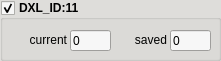
  <widget class="QGroupBox" name="Group_ID11">
   <property name="geometry">
    <rect>
     <x>400</x>
     <y>70</y>
     <width>221</width>
     <height>61</height>
    </rect>
   </property>
   <property name="palette">
    <palette>
     <active>
      <colorrole role="Button">
       <brush brushstyle="SolidPattern">
        <color alpha="255">
         <red>247</red>
         <green>247</green>
         <blue>247</blue>
        </color>
       </brush>
      </colorrole>
      <colorrole role="Light">
       <brush brushstyle="SolidPattern">
        <color alpha="255">
         <red>255</red>
         <green>255</green>
         <blue>220</blue>
        </color>
       </brush>
      </colorrole>
      <colorrole role="BrightText">
       <brush brushstyle="SolidPattern">
        <color alpha="255">
         <red>119</red>
         <green>118</green>
         <blue>123</blue>
        </color>
       </brush>
      </colorrole>
      <colorrole role="Base">
       <brush brushstyle="SolidPattern">
        <color alpha="255">
         <red>247</red>
         <green>247</green>
         <blue>247</blue>
        </color>
       </brush>
      </colorrole>
      <colorrole role="Window">
       <brush brushstyle="SolidPattern">
        <color alpha="255">
         <red>222</red>
         <green>221</green>
         <blue>218</blue>
        </color>
       </brush>
      </colorrole>
      <colorrole role="AlternateBase">
       <brush brushstyle="SolidPattern">
        <color alpha="255">
         <red>247</red>
         <green>247</green>
         <blue>247</blue>
        </color>
       </brush>
      </colorrole>
      <colorrole role="ToolTipBase">
       <brush brushstyle="SolidPattern">
        <color alpha="255">
         <red>255</red>
         <green>255</green>
         <blue>220</blue>
        </color>
       </brush>
      </colorrole>
      <colorrole role="PlaceholderText">
       <brush brushstyle="SolidPattern">
        <color alpha="128">
         <red>0</red>
         <green>0</green>
         <blue>0</blue>
        </color>
       </brush>
      </colorrole>
     </active>
     <inactive>
      <colorrole role="Button">
       <brush brushstyle="SolidPattern">
        <color alpha="255">
         <red>247</red>
         <green>247</green>
         <blue>247</blue>
        </color>
       </brush>
      </colorrole>
      <colorrole role="Light">
       <brush brushstyle="SolidPattern">
        <color alpha="255">
         <red>255</red>
         <green>255</green>
         <blue>220</blue>
        </color>
       </brush>
      </colorrole>
      <colorrole role="BrightText">
       <brush brushstyle="SolidPattern">
        <color alpha="255">
         <red>119</red>
         <green>118</green>
         <blue>123</blue>
        </color>
       </brush>
      </colorrole>
      <colorrole role="Base">
       <brush brushstyle="SolidPattern">
        <color alpha="255">
         <red>247</red>
         <green>247</green>
         <blue>247</blue>
        </color>
       </brush>
      </colorrole>
      <colorrole role="Window">
       <brush brushstyle="SolidPattern">
        <color alpha="255">
         <red>222</red>
         <green>221</green>
         <blue>218</blue>
        </color>
       </brush>
      </colorrole>
      <colorrole role="AlternateBase">
       <brush brushstyle="SolidPattern">
        <color alpha="255">
         <red>247</red>
         <green>247</green>
         <blue>247</blue>
        </color>
       </brush>
      </colorrole>
      <colorrole role="ToolTipBase">
       <brush brushstyle="SolidPattern">
        <color alpha="255">
         <red>255</red>
         <green>255</green>
         <blue>220</blue>
        </color>
       </brush>
      </colorrole>
      <colorrole role="PlaceholderText">
       <brush brushstyle="SolidPattern">
        <color alpha="128">
         <red>0</red>
         <green>0</green>
         <blue>0</blue>
        </color>
       </brush>
      </colorrole>
     </inactive>
     <disabled>
      <colorrole role="Button">
       <brush brushstyle="SolidPattern">
        <color alpha="255">
         <red>247</red>
         <green>247</green>
         <blue>247</blue>
        </color>
       </brush>
      </colorrole>
      <colorrole role="Light">
       <brush brushstyle="SolidPattern">
        <color alpha="255">
         <red>255</red>
         <green>255</green>
         <blue>220</blue>
        </color>
       </brush>
      </colorrole>
      <colorrole role="BrightText">
       <brush brushstyle="SolidPattern">
        <color alpha="255">
         <red>119</red>
         <green>118</green>
         <blue>123</blue>
        </color>
       </brush>
      </colorrole>
      <colorrole role="Base">
       <brush brushstyle="SolidPattern">
        <color alpha="255">
         <red>222</red>
         <green>221</green>
         <blue>218</blue>
        </color>
       </brush>
      </colorrole>
      <colorrole role="Window">
       <brush brushstyle="SolidPattern">
        <color alpha="255">
         <red>222</red>
         <green>221</green>
         <blue>218</blue>
        </color>
       </brush>
      </colorrole>
      <colorrole role="AlternateBase">
       <brush brushstyle="SolidPattern">
        <color alpha="255">
         <red>247</red>
         <green>247</green>
         <blue>247</blue>
        </color>
       </brush>
      </colorrole>
      <colorrole role="ToolTipBase">
       <brush brushstyle="SolidPattern">
        <color alpha="255">
         <red>255</red>
         <green>255</green>
         <blue>220</blue>
        </color>
       </brush>
      </colorrole>
      <colorrole role="PlaceholderText">
       <brush brushstyle="SolidPattern">
        <color alpha="128">
         <red>0</red>
         <green>0</green>
         <blue>0</blue>
        </color>
       </brush>
      </colorrole>
     </disabled>
    </palette>
   </property>
   <property name="font">
    <font>
     <weight>75</weight>
     <bold>true</bold>
    </font>
   </property>
   <property name="autoFillBackground">
    <bool>true</bool>
   </property>
   <property name="title">
    <string>DXL_ID:11</string>
   </property>
   <property name="checkable">
    <bool>true</bool>
   </property>
   <property name="checked">
    <bool>true</bool>
   </property>
   <widget class="QLineEdit" name="lineEdit_ID11_current">
    <property name="geometry">
     <rect>
      <x>70</x>
      <y>30</y>
      <width>41</width>
      <height>21</height>
     </rect>
    </property>
    <property name="font">
     <font>
      <weight>50</weight>
      <bold>false</bold>
     </font>
    </property>
    <property name="text">
     <string>0</string>
    </property>
   </widget>
   <widget class="QLineEdit" name="lineEdit_ID11_saved">
    <property name="geometry">
     <rect>
      <x>170</x>
      <y>30</y>
      <width>41</width>
      <height>21</height>
     </rect>
    </property>
    <property name="font">
     <font>
      <weight>50</weight>
      <bold>false</bold>
     </font>
    </property>
    <property name="text">
     <string>0</string>
    </property>
   </widget>
   <widget class="QLabel" name="label_3">
    <property name="geometry">
     <rect>
      <x>0</x>
      <y>30</y>
      <width>67</width>
      <height>20</height>
     </rect>
    </property>
    <property name="font">
     <font>
      <weight>50</weight>
      <bold>false</bold>
     </font>
    </property>
    <property name="text">
     <string>current</string>
    </property>
    <property name="alignment">
     <set>Qt::AlignRight|Qt::AlignTrailing|Qt::AlignVCenter</set>
    </property>
    <property name="margin">
     <number>2</number>
    </property>
   </widget>
   <widget class="QLabel" name="label_4">
    <property name="geometry">
     <rect>
      <x>100</x>
      <y>30</y>
      <width>67</width>
      <height>20</height>
     </rect>
    </property>
    <property name="font">
     <font>
      <weight>50</weight>
      <bold>false</bold>
     </font>
    </property>
    <property name="text">
     <string>saved</string>
    </property>
    <property name="alignment">
     <set>Qt::AlignRight|Qt::AlignTrailing|Qt::AlignVCenter</set>
    </property>
    <property name="margin">
     <number>2</number>
    </property>
   </widget>
  </widget>
